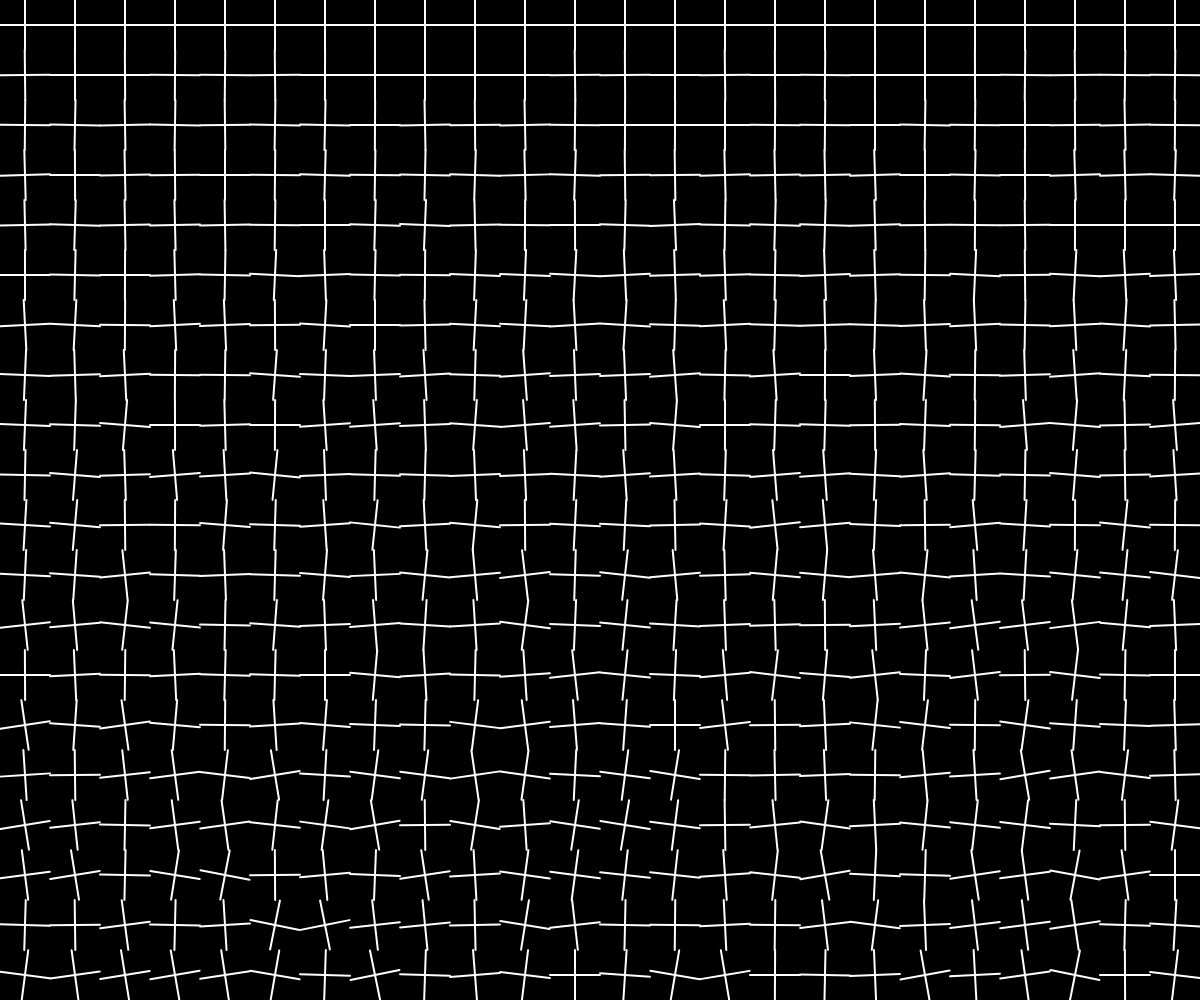
Frame 1 (no input)
Frame 60 (no input): identical to frame 1, image omitted
Frame 120 (the mouse pressed at the canvas centre since frame 60): identical to frame 1, image omitted

The p5.js sketch that drew this single still picture (run headless with seeded random() and noise() and a simulated clock; from frame 60 on, the mouse is pressed at the canvas centre):

// p5.js sketch
// ── sketch.js
var siz = 50;
var seed = 160;


function setup() {

    createCanvas(windowWidth, windowHeight);

    background(0);

    //rectMode(CENTER);
    seed = random(1000);
    randomSeed(seed);
    strokeCap(ROUND)
}


function draw() {
    randomSeed(seed);
    background(0);

    noFill();
    stroke(255);
    strokeWeight(2)


    for (var i = 0; i < windowWidth ; i += siz) {
        for (var j = 0; j < windowHeight; j += siz) {
            push();

            var rotateAmount = random(-PI/2,PI/2)*(j/(windowHeight*7));

            translate(i+siz/2, j+siz/2);
            rotate(rotateAmount);
            line(0,0,0,-siz/2)
            line(0,0,0,siz/2)
            line(0,0,siz/2,0)
            line(0,0,-siz/2,0)
            pop();
        }
    }
}

function mouseReleased() {

    seed = random(1000);
    step = random(100) / 1000;
}
